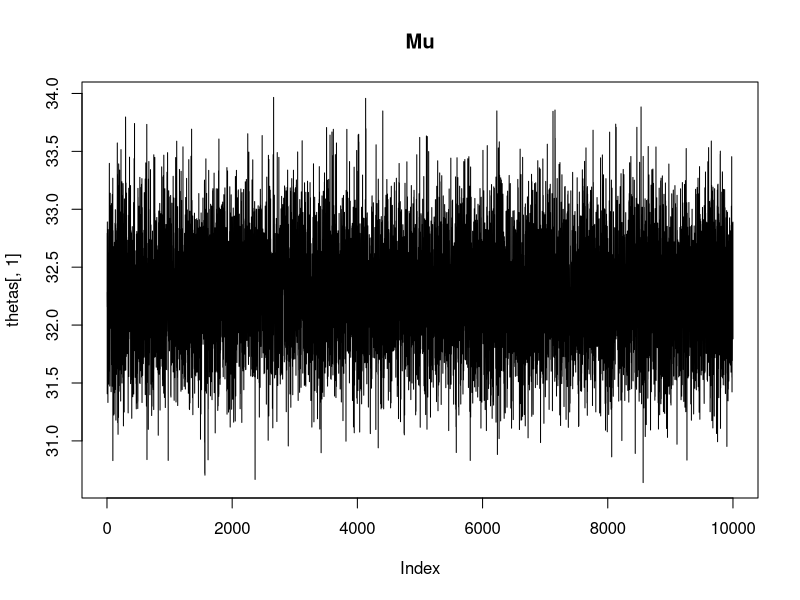
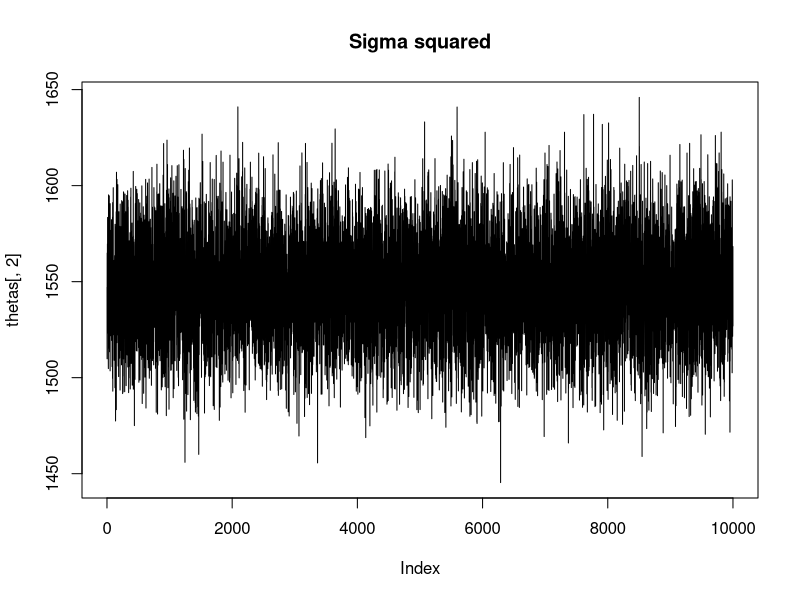
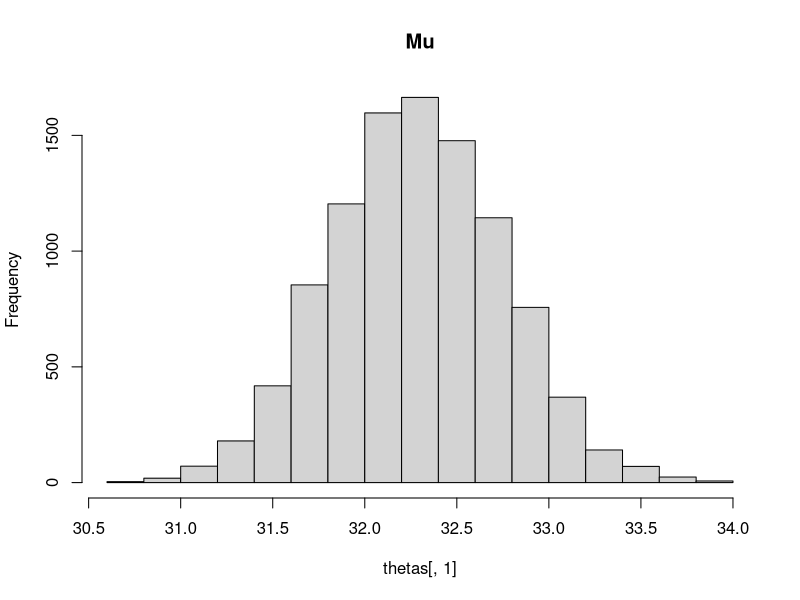
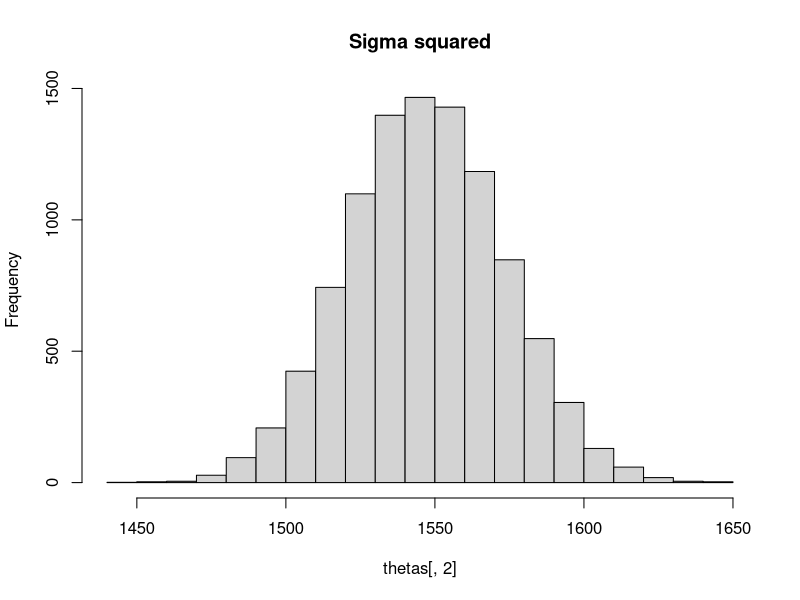
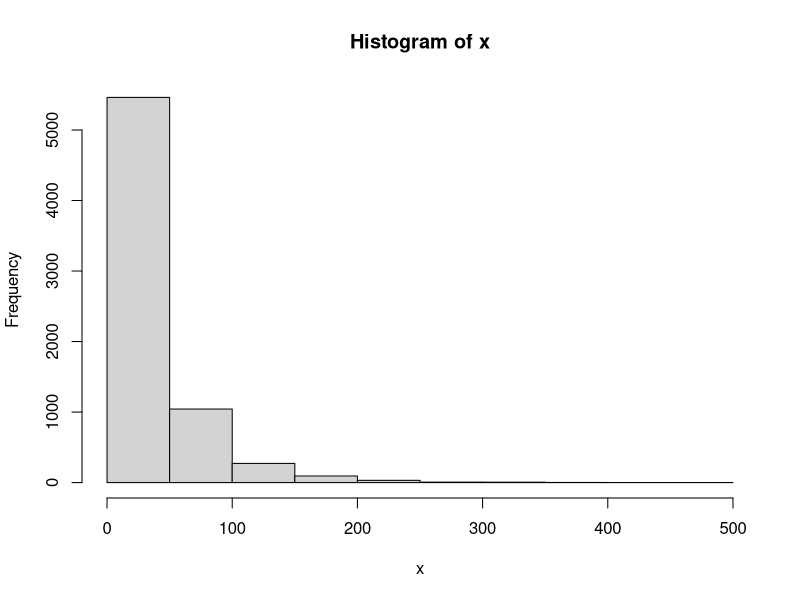
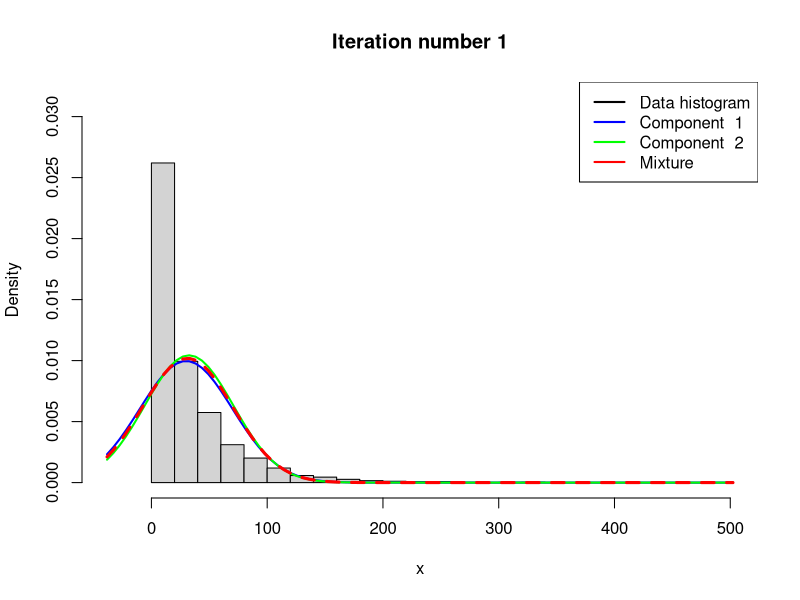
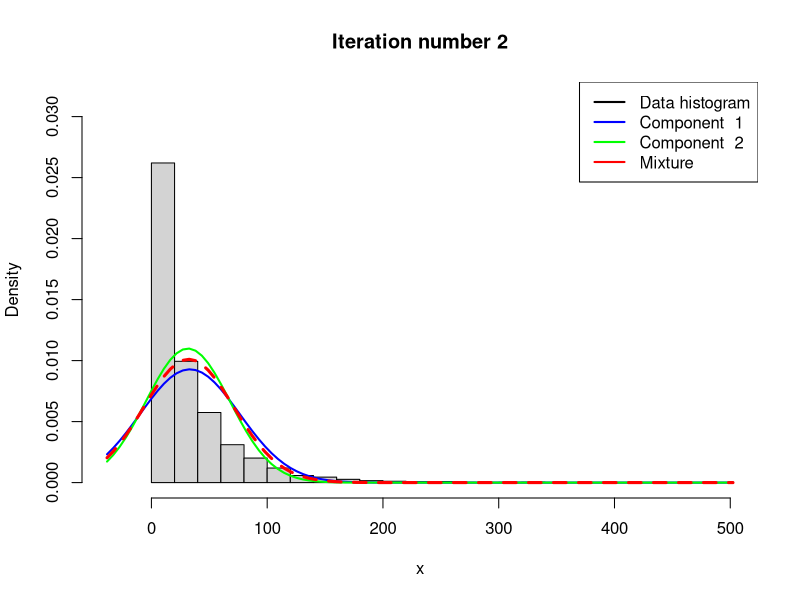
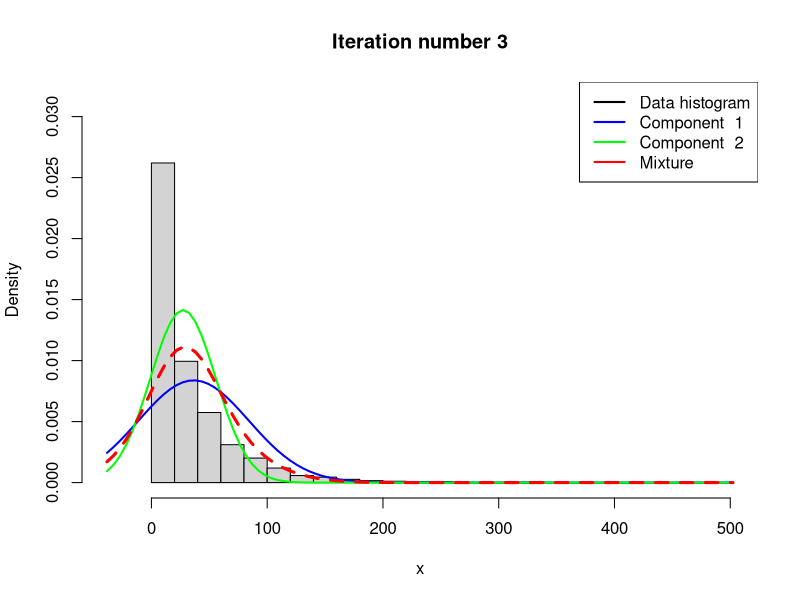

Here is the R script that generated these plots, in order:
data <- read.delim("rainfall.dat", header = FALSE, sep = "\n")[, 1]

## 1
### a)

#Prior values
mu_0 <- mean(data)
sigma_0 <- sd(data)
tau_0 <- 5
v_0 <- 10
n <- length(data)
iterations <- 10000

#Prepping thetas for gibbs sampling
thetas_col <- c(rep(0, iterations))
thetas <- cbind(thetas_col, thetas_col)
thetas[1, ] = c(mu_0, sigma_0 ^ 2)

#Function for draws for mu from the conditional posterior
mu_draw_cond_post <- function(sigma_2) {
	tau_n_2 <- 1 / (n / sigma_2 + 1 / tau_0 ^ 2)    #!
	raw <- (n / sigma_2) / (n / sigma_2 + 1 / tau_0 ^ 2)#!
	mu_n <- raw * mu_0 + (1 - raw) * mu_0
	return(rnorm(1, mu_n, sqrt(tau_n_2)))
}

#Fucntion for random inverse chi squared
randominvchisq <- function(vn, sigman, ndraw) {
	return(vn * sigman / rchisq(ndraw, vn))
}

#Function for draws for sigma from the conditional posterior
sigma_draw_cond_post <- function(mu) {
	v_n <-  n + v_0 #!
	sigma_n <- (v_0 * sigma_0 ^ 2 + sum((data - mu) ^ 2)) / v_n #!
	return(randominvchisq(v_n, sigma_n, 1))
}

#Function for draws from the h
gibbs_draw <- function(theta_n) {
	mu <- mu_draw_cond_post(theta_n[2])
	sigma_2 <- sigma_draw_cond_post(mu)
	return(c(mu, sigma_2))
}


#Draws for the set number of observations. First is already set above, hence we start at 2
for (i in 2:iterations) {
	thetas[i, ] <- gibbs_draw(thetas[i - 1, ])
}

plot(thetas[, 1], type = "l", main = "Mu")
plot(thetas[, 2], type = "l", main = "Sigma squared")

hist(thetas[, 1], main = "Mu")
hist(thetas[, 2], main = "Sigma squared")


### b)

##########    BEGIN USER INPUT #################
# Data options

x <- as.matrix(read.delim("rainfall.dat", header = FALSE, sep = "\n"))

# Model options
nComp <- 2 # Number of mixture components

# Prior options
alpha <- 10 * rep(1, nComp) # Dirichlet(alpha)
muPrior <- rep(mu_0, nComp) # Prior mean of mu
tau2Prior <- rep(tau_0 ^ 2, nComp) # Prior std of mu
sigma2_0 <- rep(var(x), nComp) # s20 (best guess of sigma2)
nu0 <- rep(v_0, nComp) # degrees of freedom for prior on sigma2

# MCMC options
nIter <- 1000 # Number of Gibbs sampling draws

# Plotting options
plotFit <- TRUE
lineColors <- c("blue", "green", "magenta", 'yellow')
sleepTime <-
	0.05 # Adding sleep time between iterations for plotting
################   END USER INPUT ###############

###### Defining a function that simulates from the
rScaledInvChi2 <- function(n, df, scale) {
	return((df * scale) / rchisq(n, df = df))
}

####### Defining a function that simulates from a Dirichlet distribution
rDirichlet <- function(param) {
	nCat <- length(param)
	piDraws <- matrix(NA, nCat, 1)
	for (j in 1:nCat) {
		piDraws[j] <- rgamma(1, param[j], 1)
	}
	piDraws = piDraws / sum(piDraws) # Diving every column of piDraws by the sum of the elements in that column.
	return(piDraws)
}

# Simple function that converts between two different representations of the mixture allocation
S2alloc <- function(S) {
	n <- dim(S)[1]
	alloc <- rep(0, n)
	for (i in 1:n) {
		alloc[i] <- which(S[i, ] == 1)
	}
	return(alloc)
}

# Initial value for the MCMC
nObs <- length(x)
S <-
	t(rmultinom(nObs, size = 1 , prob = rep(1 / nComp, nComp))) # nObs-by-nComp matrix with component allocations.
mu <- quantile(x, probs = seq(0, 1, length = nComp))
sigma2 <- rep(var(x), nComp)
probObsInComp <- rep(NA, nComp)

# Setting up the plot
xGrid <-
	seq(min(x) - 1 * apply(x, 2, sd), max(x) + 1 * apply(x, 2, sd), length = 100)
xGridMin <- min(xGrid)
xGridMax <- max(xGrid)
mixDensMean <- rep(0, length(xGrid))
effIterCount <- 0
ylim <- c(0, 2 * max(hist(x)$density))


for (k in 1:nIter) {
	message(paste('Iteration number:', k))
	alloc <-
		S2alloc(S) # Just a function that converts between different representations of the group allocations
	nAlloc <- colSums(S)
	#print(nAlloc)
	# Update components probabilities
	pi <- rDirichlet(alpha + nAlloc)
	
	# Update mu's
	for (j in 1:nComp) {
		precPrior <- 1 / tau2Prior[j]
		precData <- nAlloc[j] / sigma2[j]
		precPost <- precPrior + precData
		wPrior <- precPrior / precPost
		muPost <- wPrior * muPrior + (1 - wPrior) * mean(x[alloc == j])
		tau2Post <- 1 / precPost
		mu[j] <- rnorm(1, mean = muPost, sd = sqrt(tau2Post))
	}
	
	# Update sigma2's
	for (j in 1:nComp) {
		sigma2[j] <-
			rScaledInvChi2(
				1,
				df = nu0[j] + nAlloc[j],
				scale = (nu0[j] * sigma2_0[j] + sum((x[alloc == j] - mu[j]) ^ 2)) / (nu0[j] + nAlloc[j])
			)
	}
	
	# Update allocation
	for (i in 1:nObs) {
		for (j in 1:nComp) {
			probObsInComp[j] <-
				pi[j] * dnorm(x[i], mean = mu[j], sd = sqrt(sigma2[j]))
		}
		S[i, ] <-
			t(rmultinom(1, size = 1 , prob = probObsInComp / sum(probObsInComp)))
	}
	
	# Printing the fitted density against data histogram
	if (plotFit && (k %% 1 == 0)) {
		effIterCount <- effIterCount + 1
		
		hist(
			x,
			breaks = 20,
			freq = FALSE,
			xlim = c(xGridMin, xGridMax),
			main = paste("Iteration number", k),
			ylim = ylim
		)
		mixDens <- rep(0, length(xGrid))
		components <- c()
		for (j in 1:nComp) {
			compDens <- dnorm(xGrid, mu[j], sd = sqrt(sigma2[j]))
			mixDens <- mixDens + pi[j] * compDens
			lines(xGrid,
						compDens,
						type = "l",
						lwd = 2,
						col = lineColors[j])
			components[j] <- paste("Component ", j)
		}
		mixDensMean <-
			((effIterCount - 1) * mixDensMean + mixDens) / effIterCount
		
		lines(
			xGrid,
			mixDens,
			type = "l",
			lty = 2,
			lwd = 3,
			col = 'red'
		)
		legend(
			"topright",
			box.lty = 1,
			legend = c("Data histogram", components, 'Mixture'),
			col = c("black", lineColors[1:nComp], 'red'),
			lwd = 2
		)
		#	Sys.sleep(sleepTime)
	}
	
}

hist(
	x,
	breaks = 20,
	freq = FALSE,
	xlim = c(xGridMin, xGridMax),
	main = "Final fitted density"
)
lines(
	xGrid,
	mixDensMean,
	type = "l",
	lwd = 2,
	lty = 4,
	col = "red"
)
lines(
	xGrid,
	dnorm(xGrid, mean = mean(x), sd = apply(x, 2, sd)),
	type = "l",
	lwd = 2,
	col = "blue"
)
legend(
	"topright",
	box.lty = 1,
	legend = c("Data histogram", "Mixture density", "Normal density"),
	col = c("black", "red", "blue"),
	lwd = 2
)



#c)
par(mfrow = c(1, 1))

hist(
	x,
	breaks = 20,
	freq = FALSE,
	xlim = c(xGridMin, xGridMax),
	main = "Comparison"
)
lines(
	xGrid,
	mixDensMean,
	type = "l",
	lwd = 2,
	lty = 4,
	col = "red"
)
lines(
	xGrid,
	dnorm(xGrid, mean(thetas[, 1]), sd = mean(sqrt(thetas[, 2]))),
	type = "l",
	lwd = 2,
	col = "orange"
)
legend(
	"topright",
	box.lty = 1,
	legend = c("Data histogram", "Mixture density", "Normal density from 1a)"),
	col = c("black", "red", "orange"),
	lwd = 2
)
